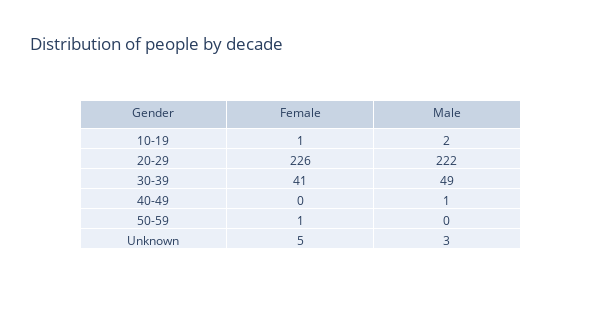

Source (notebook cell):
### Code cell
dfPeople['age_group'] = dfPeople['age'].fillna('Unknown')  # Replace NaN in 'age' with 'Unknown'

#  Create 'age_group' for ages, ensuring 'Unknown' stays as a string and numbers remain integers
dfPeople['age_group'] = dfPeople['age_group'].apply(    lambda x: (int(x) // 10) * 10 if isinstance(x, (int, float)) else x
)

#  Create a string format for age groups (e.g., "20-29")
dfPeople['age_group_str'] = dfPeople['age_group'].apply(
    lambda x: f'{int(x)}-{int(x)+9}' if isinstance(x, (int, float)) else 'Unknown'
)

#  Count the number of people per decade and gender
age_group_counts = dfPeople.groupby(['age_group_str', 'gender']).size().reset_index(name='count')
pivot_table = age_group_counts.pivot_table(values='count', index='age_group_str', columns='gender', aggfunc='sum', fill_value=0)

# add a colums "gender" based on the index at first
pivot_table['Gender'] = pivot_table.index

columns_order = ['Gender'] + [col for col in pivot_table.columns if col != 'Gender']
pivot_table = pivot_table[columns_order]

# Create a Pivot Table 
fig = go.Figure(data=[go.Table(
    header=dict(values=['Gender'] + list(pivot_table.columns[1:])), 
    cells=dict(
        values=[pivot_table['Gender']] + [pivot_table[col] for col in pivot_table.columns[1:]])
)])

fig.update_layout(
    title='Distribution of people by decade',
    autosize=True,
    width=600, 
    height=330
)

fig.show()

### Figure 1 — Plotly figure (JSON) as saved in the notebook; plotly's stock layout.template omitted (floating-point values rounded to 4 significant figures)
{"data": [{"cells": {"values": [["10-19", "20-29", "30-39", "40-49", "50-59", "Unknown"], [1, 226, 41, 0, 1, 5], [2, 222, 49, 1, 0, 3]]}, "header": {"values": ["Gender", "Female", "Male"]}, "type": "table"}], "layout": {"autosize": true, "height": 330, "title": {"text": "Distribution of people by decade"}, "width": 600}}
